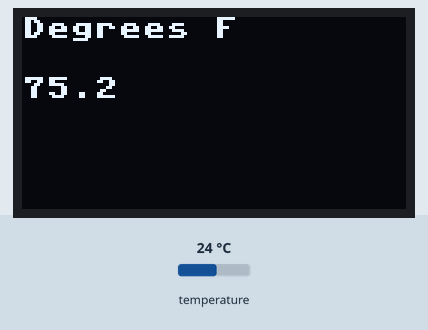
Simulated run of this program. Board: Raspberry Pi Pico running MicroPython. Shown: 128×64 one-colour display. The test bench sets the inputs (shaded band); at power-on: temperature 24 °C. What the program prints to the serial console is not drawn.

Above: at 1.2 s.
1.3 s: temperature set to 12 °C
At 7.1 s:
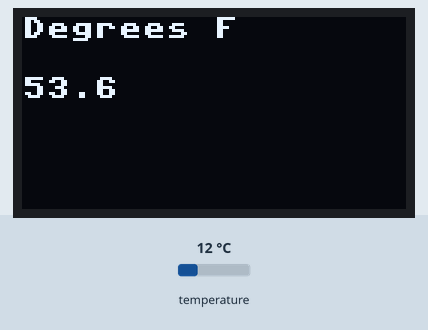
8.1 s: temperature set to 19 °C
At 13.5 s:
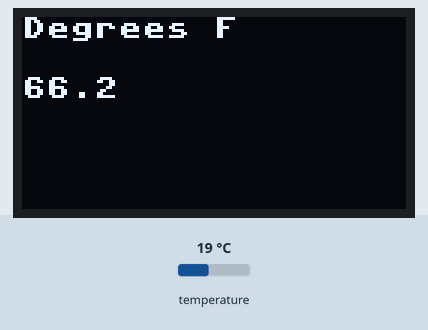
14.6 s: temperature set to 28 °C
At 18.8 s:
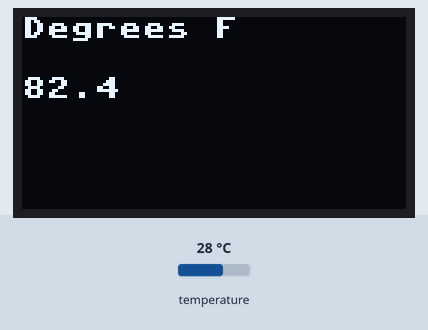
Timing chart, 0 to 20.3 s (numbered marks = the images above; inputs shaded):
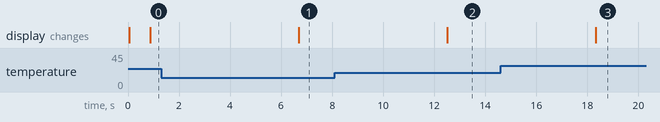

Measured:
- after the input at 1.3 s, the display: changes after 5.4 s (image 1)
- after the input at 8.1 s, the display: changes after 4.4 s (image 2)
- after the input at 14.6 s, the display: changes after 3.7 s (image 3)

The program:

pico-ds18b20-oled.py
```python
#----------------------------------------------------
#
# original git checkin - 2022-07-12
#
# quickie pi pico program to display temperatures
# from one or more DS18b20 sensors on a OLED display
#   - tested with two sensors
#
# this will print to the Thonny console as well
# when run that way
#
# wiring setup:
#
# sensors:
#    with DS18b20 flat side facing you, pins are GND DATA VCC
#       and put a 10k resistor across DATA and VCC
#    other sensors can be put on the same rows on the breadboard
#    ala:
#
#       GND       DATA          VCC
#        X----------X------------X
#        |          |            |
#        |          |    4.7k    |
#        |          |--resistor--|
#        |          |            |
#              (to sensor)
#              (to sensor)
#
# on the pico:
#    GPIO0     pin  1 to SDA on the OLED
#    GPIO1     pin  2 to SCL on the OLED
#    GPIO4     pin  6 to data on the DS18b20(s)
#    3V3i(OUT) pin 37 to 3.3V power rail
#    GND       pin 38 to ground rail
#
# on the I2C OLED:
#    VCC to 3.3V power rail
#    GND to ground rail
#    SCL to GPIO1 pin 2 on the pico
#    SDA to GPIO0 pin 1 on the pico
#
# credits:
#    - this is based on a bunch of howto pages on Internet
#      which all seem to be copying each other, so I can't tell
#      who the original demo author actually is
#
# to-do:
#    - this needs a lot of try/except hardening
#----------------------------------------------------

from machine import Pin, I2C
from ssd1306 import SSD1306_I2C

import machine,onewire,ds18x20,time
ds_pin = machine.Pin(4)
ds_sensor = ds18x20.DS18X20(onewire.OneWire(ds_pin))

i2c=I2C(0,sda=Pin(0), scl=Pin(1), freq=400000)
oled = SSD1306_I2C(128, 64, i2c)

def displayTemp(temp,line):
    oled.text("Degrees F", 0, 0)
    oled.text(temp, 0, line)
    oled.show()

def printTemps():
    roms = ds_sensor.scan()
    #print('Found DS devices: ',roms)
    ds_sensor.convert_temp()
    time.sleep_ms(750)
    romNum=10
    oled.fill(0)
    oled.show()
    for rom in roms:
        tempF=(ds_sensor.read_temp(rom) * 1.8 + 32)

        print(tempF)

        line=romNum+10
        displayTemp(str(tempF),line)
        romNum = romNum+10

    time.sleep(5)
    print("-----")

while True:
    printTemps()
```
